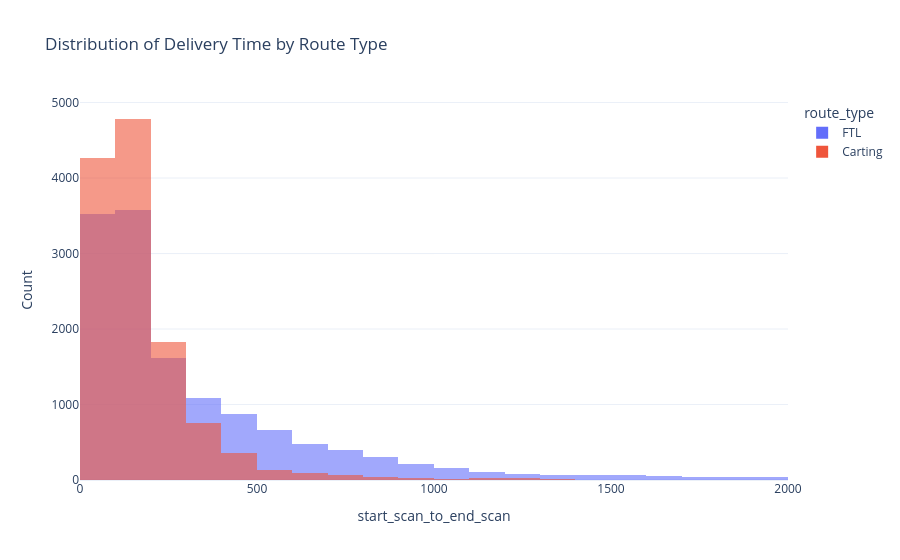

Notebook code cell kept with this figure:
### Code cell
fig = px.histogram(
    data,
    x='start_scan_to_end_scan',
    color='route_type',
    opacity=0.6,
    barmode='overlay',
    nbins=100,
    title='Distribution of Delivery Time by Route Type'
)
fig.update_xaxes(range=[0,2000])

fig.update_layout(
    template='plotly_white',
    xaxis_title='start_scan_to_end_scan',
    yaxis_title='Count'
)

fig.show()

### Figure 1 — Plotly figure (JSON) as saved in the notebook; plotly's stock layout.template omitted (floating-point values rounded to 4 significant figures; data arrays with more than 128 entries replaced by an {"elided": "..."} marker saying what was removed)
{"data": [{"alignmentgroup": "True", "bingroup": "x", "hovertemplate": "route_type=FTL<br>start_scan_to_end_scan=%{x}<br>count=%{y}<extra></extra>", "legendgroup": "FTL", "marker": {"color": "#636efa", "opacity": 0.6, "pattern": {"shape": ""}}, "name": "FTL", "nbinsx": 100, "offsetgroup": "FTL", "orientation": "v", "showlegend": true, "type": "histogram", "x": {"elided": "13939 int values"}, "xaxis": "x", "yaxis": "y"}, {"alignmentgroup": "True", "bingroup": "x", "hovertemplate": "route_type=Carting<br>start_scan_to_end_scan=%{x}<br>count=%{y}<extra></extra>", "legendgroup": "Carting", "marker": {"color": "#EF553B", "opacity": 0.6, "pattern": {"shape": ""}}, "name": "Carting", "nbinsx": 100, "offsetgroup": "Carting", "orientation": "v", "showlegend": true, "type": "histogram", "x": {"elided": "12429 int values"}, "xaxis": "x", "yaxis": "y"}], "layout": {"autosize": true, "barmode": "overlay", "legend": {"title": {"text": "route_type"}, "tracegroupgap": 0}, "title": {"text": "Distribution of Delivery Time by Route Type"}, "xaxis": {"anchor": "y", "domain": [0, 1], "range": [0, 2000], "title": {"text": "start_scan_to_end_scan"}, "type": "linear"}, "yaxis": {"anchor": "x", "autorange": true, "domain": [0, 1], "range": [0, 5034.0], "title": {"text": "Count"}}}}
